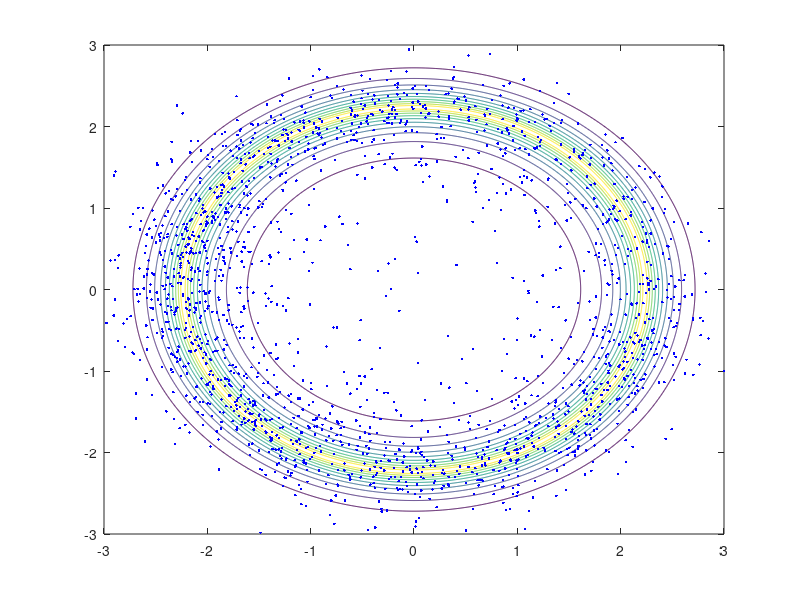
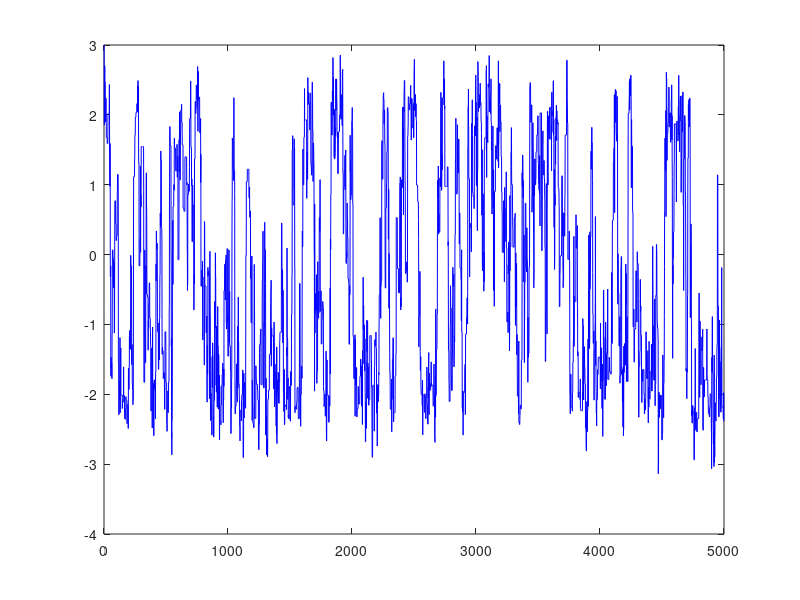
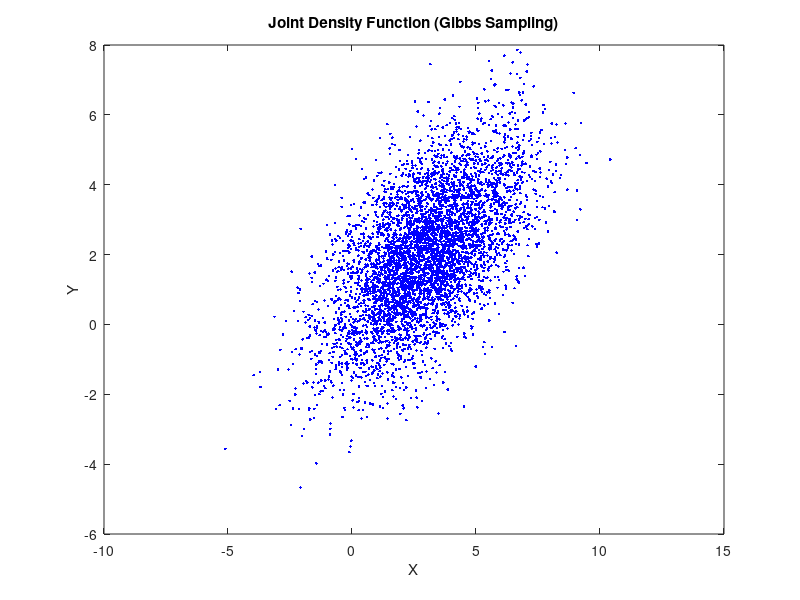

Reproduce these figures in MATLAB, in order.
%% Assignment #4
% Carter Kruse, August 23rd

%% Question 1
% Generate samples from the posterior density function and plot your
% results.

clearvars;

% Conditional mean of the multivariate Gaussian.
mu = [1.7353; 0.0319];

% Conditional variance matrix of the multivariate Gaussian.
covariance = [0.2647 -0.0319; -0.0319 0.0239];

% Number of points (vectors) to generate from the posterior density
% function.
num_samples = 5000;

% The following function returns a matrix of 'n' random vectors chosen from
% the same multivariate normal distribution, with mean vector 'mu' and
% covariance matrix sigma.
R = mvnrnd(mu, covariance, num_samples);

% Display figure.
figure;

% Plot the samples.
plot(R(:, 1), R(:, 2), '.b');
% scatter(R(:, 1), R(:, 2), '.');

% Title
title('Posterior Density Function');

% Labels
xlabel('X');
ylabel('Y');

%% Question 2
% Generate samples from π and plot your results.
% Metropolis-Hastings Algorithm

clearvars;

% Length of Markov chain.
N_M = 5000;

% Variance of Gaussian proposal density.
gamma = 0.8;

% Density to sample from.
prob = @(x) exp(-abs(x(1,:).^2 + x(2,:).^2 - 5));

% Physical grid for plotting contour curves.
[X, Y] = meshgrid(linspace(-3, 3, 1000), linspace(-3, 3, 1000));

% Density value on physical grid.
Z = prob([X(:)'; Y(:)']);

% Plot contour curves.
figure(1);
contour(X, Y, reshape(Z, 1000, 1000)); hold on;

% Proposal density.
q = @(x, y) exp(-1 / (2 * gamma^2) * norm(x - y, 2).^2);

% Initialize Markov chain.
x = zeros(2, N_M);

% Set first entry of Markov chain.
x(:, 1) = [3; -1];

% Perform Metropolis-Hastings algorithm.
for kk = 2:N_M
    y = x(:, kk - 1) + gamma * randn(2, 1);
    alpha = min(1, prob(y) / prob(x(:, kk - 1)));
    if rand < alpha
        x(:, kk) = y;
    else
        x(:, kk) = x(:, kk - 1);
    end

    % Plot samples as you go.
    % figure(1);
    % plot(x(1, 1:kk), x(2, 1:kk), '.b'); pause(0.1);
end

% Plot samples.
figure(1);
plot(x(1, :), x(2, :), '.b'); pause(0.01); hold off;

% Plot trace plot of x_1.
figure(2);
plot(x(1, :), 'b');

%% Question 3
% Generates samples of π using a Gibbs sampling technique. Plot your
% results.

clearvars;

% Points are sampled from joint probability density function, using
% conditional probabilities.

% Number of samples.
num_samples = 5000;

% Parameters of the joint Gaussian distribution.
mu = [3; 2];
covariance = [4 2; 2 3];

% Initialize samples array/matrix.
samples = zeros(num_samples, 2);

% Initialize variables.
x = 0;
y = 0;

% Gibbs Sampling
for i = 1:num_samples
    % Sample 'x' from its conditional distribution (given 'y').
    cov_x_given_y = covariance(1, 1) - covariance(1, 2) * (1 / covariance(2, 2)) * covariance(2, 1);
    mu_x_given_y = mu(1) + covariance(1, 2) * (1 / covariance(2, 2)) * (y - mu(2));
    x = mu_x_given_y + sqrt(cov_x_given_y) * randn();
    
    % Sample 'y' from its conditional distribution (given 'x').
    cov_y_given_x = covariance(2, 2) - covariance(2, 1) * (1 / covariance(1, 1)) * covariance(1, 2);
    mu_y_given_x = mu(2) + covariance(2, 1) * (1 / covariance(1, 1)) * (x - mu(1));
    y = mu_y_given_x + sqrt(cov_y_given_x) * randn();
    
    samples(i, :) = [x, y];
    % figure; plot(x, y, '.b'); pause(0.01);
end

% Display figure.
figure;

% Plot the samples.
plot(samples(:, 1), samples(:, 2), '.b');
% scatter(samples(:, 1), samples(:, 2), '.b');

% Title
title('Joint Density Function (Gibbs Sampling)');

% Labels
xlabel('X');
ylabel('Y');
